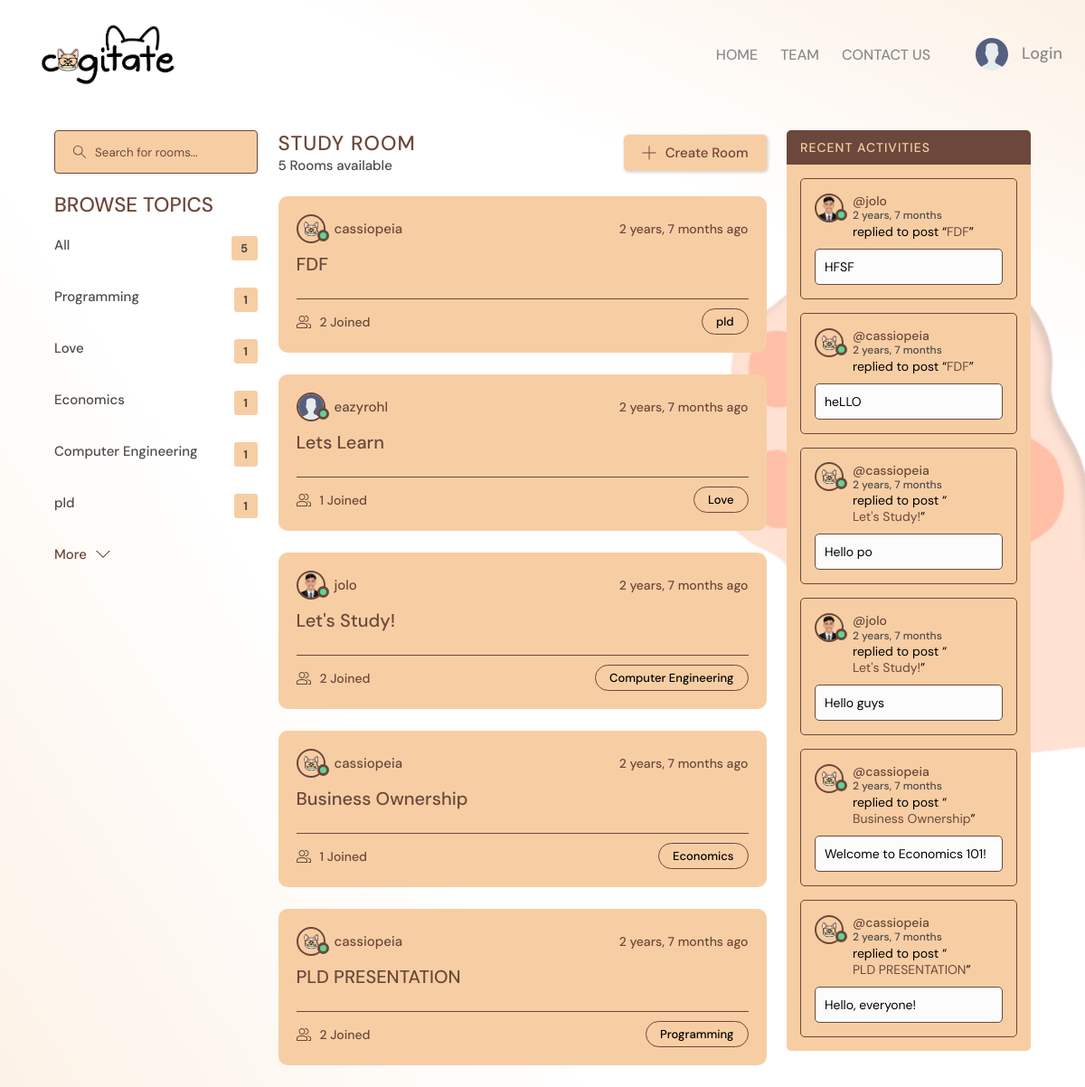
The page /forums on the database its author committed.
### base/models.py (models this page shows, shortened)
class Topic(models.Model):
    name = models.CharField(max_length=200)

class Room(models.Model):
    host = models.ForeignKey(User, on_delete=models.SET_NULL, null=True)
    topic = models.ForeignKey(Topic, on_delete=models.SET_NULL, null=True)
    name = models.CharField(max_length=200)
    description = models.TextField(null=True, blank=True)
    participants = models.ManyToManyField(User, related_name='participants', blank=True)
    updated = models.DateTimeField(auto_now=True)
    created = models.DateTimeField(auto_now_add=True)
    class Meta:
        ordering = ['-updated', '-created']
    def __str__(self):
        return self.name

class User(AbstractUser):
    name = models.CharField(max_length=200, null=True)
    email = models.EmailField(unique=True, null=True)
    bio = models.TextField(null=True)
    avatar = models.ImageField(null=True, default="avatar.svg")
    USERNAME_FIELD = 'email'
    REQUIRED_FIELDS = []

class Message(models.Model):
    user = models.ForeignKey(User, on_delete=models.CASCADE)
    room = models.ForeignKey(Room, on_delete=models.CASCADE)
    body = models.TextField()
    updated = models.DateTimeField(auto_now=True)
    created = models.DateTimeField(auto_now_add=True)
    class Meta:
        ordering = ['-updated', '-created']

### base/views.py (the view)
# urls.py: path('forums', views.forums, name="forums"),
def forums(request):
    q = request.GET.get('q') if request.GET.get('q') != None else ''
    rooms = Room.objects.filter(
        Q(topic__name__icontains=q) |
        Q(name__icontains=q) |
        Q(description__icontains=q)
    )
    topics = Topic.objects.all()[0:5]
    room_count = rooms.count()
    room_messages = Message.objects.filter(Q(room__topic__name__icontains=q))
    context = {'rooms': rooms, 'topics': topics, 'room_count': room_count, 'room_messages': room_messages}
    return render(request, 'base/forums.html', context)

### base/templates/base/forums.html
{% extends 'main.html' %}
{% block content %}
<main class="layout layout--3">
  <div class="container">
    {% include 'base/topics_components.html'%}
    <div class="roomList">
      <div class="roomList__header">
        <div>
          <h2>Study Room</h2>
          <p>{{room_count}} Rooms available</p>
        </div>
        <a class="btn btn--dark" href="{% url 'create-room' %}">
          <svg version="1.1" xmlns="http://www.w3.org/2000/svg" width="32" height="32" viewBox="0 0 32 32">
            <title>add</title>
            <path
              d="M16.943 0.943h-1.885v14.115h-14.115v1.885h14.115v14.115h1.885v-14.115h14.115v-1.885h-14.115v-14.115z">
            </path>
          </svg>
          Create Room
        </a>
      </div>
      {% include 'base/feed_component.html' %}
    </div>
    {% include 'base/activity_components.html' %}
  </div>
</main>
{% endblock content %}

### base/templates/base/topics_components.html (shortened to what this page needs)
<div class="topics">
  <form class="header__search" method="GET" action="{% url 'forums' %}">
    <label>
      <input name="q" placeholder="Search for rooms..." />
    </label>
  </form>
  <div class="topics__header">
    <h2>Browse Topics</h2>
  </div>
  <ul class="topics__list">
    <li>
      <a href="{% url 'forums' %}" class="active">All<span>{{topics.count}}</span></a>
    </li>
    {% for topic in topics %}
    <li>
      <a href="{% url 'forums' %}?q={{topic.name}}">{{topic.name}}<span>{{topic.room_set.all.count}}</span></a>
    </li>
    {% endfor %}
  </ul>
  <a class="btn btn--link" href="{% url 'topics' %}">
    More
    <svg version="1.1" xmlns="http://www.w3.org/2000/svg" width="32" height="32" viewBox="0 0 32 32">
      <title>See more</title>
      <path d="M16 21l-13-13h-3l16 16 16-16h-3l-13 13z"></path>
    </svg>
  </a>
</div>

### base/templates/base/feed_component.html (shortened to what this page needs)
{% for room in rooms %}
    <div class="roomListRoom">
        <div class="roomListRoom__header">
            <a href="{% url 'user-profile' pk=room.host.id|default:1 %}" class="roomListRoom__author">
                <div class="avatar avatar--small">
                    <img src="{{room.host.avatar.url}}" />
                </div>
                <span>{{room.host.username}}</span>
            </a>
            <div class="roomListRoom__actions">
                <span>{{room.created|timesince}} ago</span>
            </div>
        </div>
        <div class="roomListRoom__content">
            <a href="{% url 'room' room.id %}">{{room.name}}</a>
        </div>
        <div class="roomListRoom__meta">
            <a href="{% url 'room' room.id %}" class="roomListRoom__joined">
                {{room.participants.all.count}} Joined
            </a>
            <p class="roomListRoom__topic">{{room.topic.name}}</p>
        </div>
    </div>
{% endfor %}

### base/templates/base/activity_components.html (shortened to what this page needs)
<div class="activities">
  <div class="activities__header">
      <h2>Recent Activities</h2>
  </div>
  {% for message in room_messages %}
  <div class="activities__box">
      <div class="activities__boxHeader roomListRoom__header">
          <a href="{% url 'user-profile' message.user.id %}" class="roomListRoom__author">
              <div class="avatar avatar--small">
                  <img src="{{message.user.avatar.url}}" />
              </div>
              <p>
                  @{{message.user.username}}
                  <span>{{message.created|timesince}}</span>
              </p>
          </a>
      </div>
      <div class="activities__boxContent">
          <p>replied to post “<a href="{% url 'room' message.room.id %}">{{message.room}}</a>”</p>
          <div class="activities__boxRoomContent">
              {{message.body}}
          </div>
      </div>
  </div>
  {% endfor %}
</div>

### templates/main.html (style rules this page uses)
body { font-weight: 400; font-size: 1.5rem; min-height: 100vh; background-image: url('images/bg-paw.png'); background-size: cover; background-position: top right; background-repeat: no-repeat; }

### rows shown on the page
Topic: name "Programming", room_set.all.count "1"
Topic: name "Love", room_set.all.count "1"
Topic: name "Economics", room_set.all.count "1"
Topic: name "Computer Engineering", room_set.all.count "1"
Topic: name "pld", room_set.all.count "1"
Room: host.avatar (picture), host.username "cassiopeia", created "2 years, 7 months", name "FDF", participants.all.count "2", topic.name "pld"
Room: host.avatar (placeholder picture), host.username "eazyrohl", created "2 years, 7 months", name "Lets Learn", participants.all.count "1", topic.name "Love"
Room: host.avatar (picture), host.username "jolo", created "2 years, 7 months", name "Let's Study!", participants.all.count "2", topic.name "Computer Engineering"
Room: host.avatar (picture), host.username "cassiopeia", created "2 years, 7 months", name "Business Ownership", participants.all.count "1", topic.name "Economics"
Room: host.avatar (picture), host.username "cassiopeia", created "2 years, 7 months", name "PLD PRESENTATION", participants.all.count "2", topic.name "Programming"
Message: user.avatar (picture), user.username "jolo", created "2 years, 7 months", room "FDF", body "HFSF"
Message: user.avatar (picture), user.username "cassiopeia", created "2 years, 7 months", room "FDF", body "heLLO"
Message: user.avatar (picture), user.username "cassiopeia", created "2 years, 7 months", room "Let's Study!", body "Hello po"
Message: user.avatar (picture), user.username "jolo", created "2 years, 7 months", room "Let's Study!", body "Hello guys"
Message: user.avatar (picture), user.username "cassiopeia", created "2 years, 7 months", room "Business Ownership", body "Welcome to Economics 101!"
Message: user.avatar (picture), user.username "cassiopeia", created "2 years, 7 months", room "PLD PRESENTATION", body "Hello, everyone!"

### other values the page prints
{{ topics.count }} "5"
{{ room_count }} "5"
